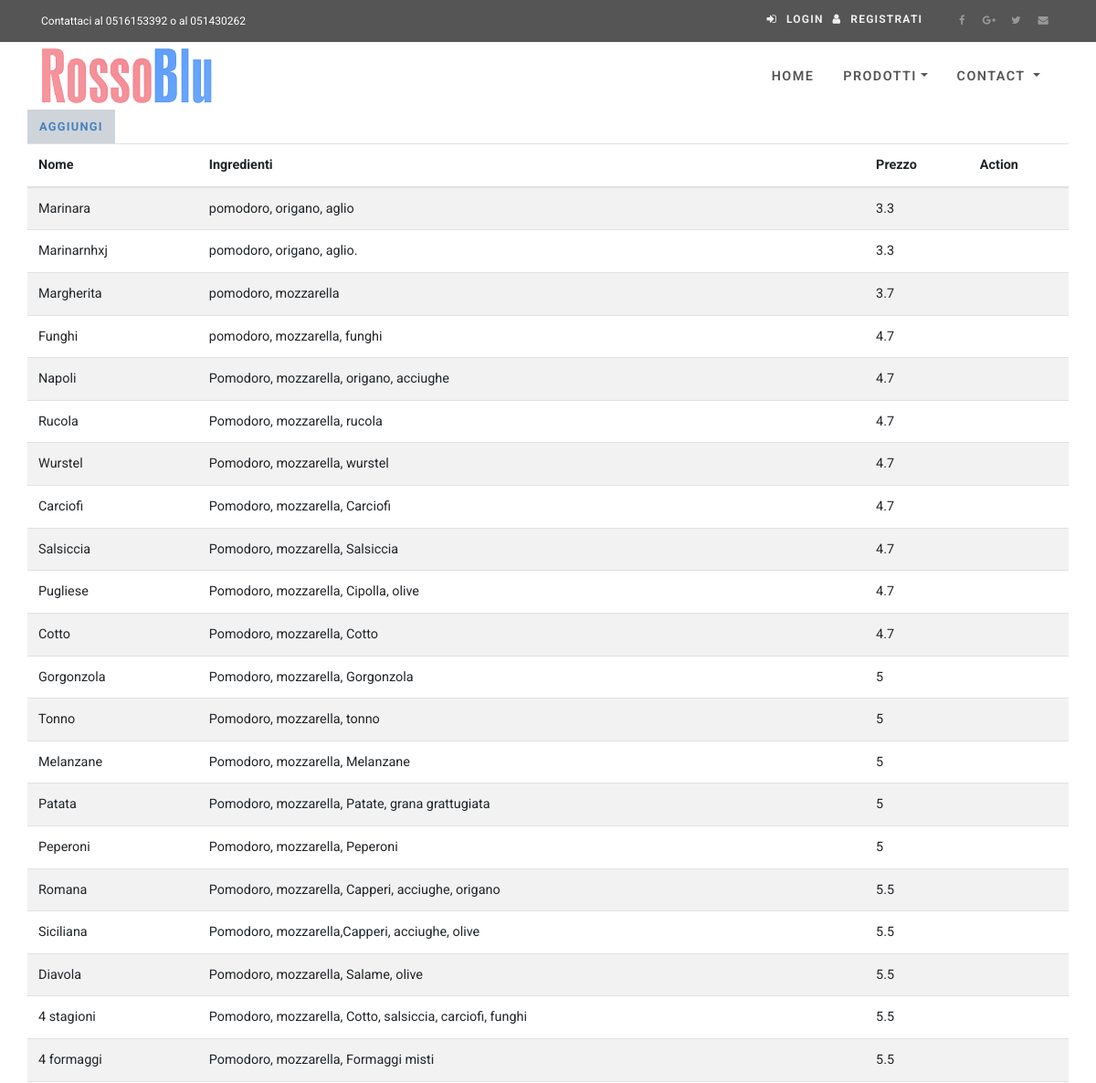
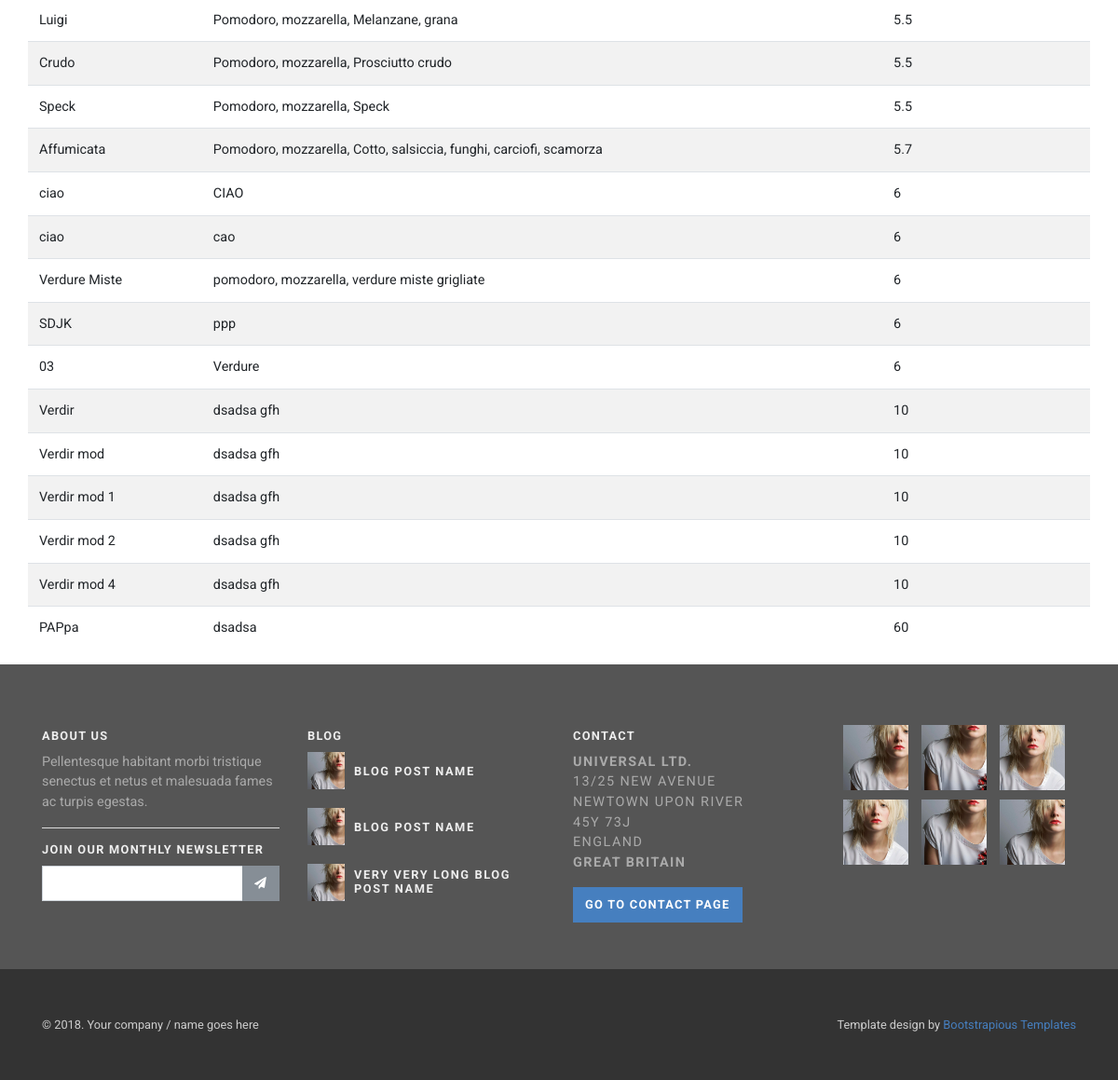
Page /admin/pizze/index.php on the committed database (2 pictures, top to bottom).
### tables this page shows
CREATE TABLE IF NOT EXISTS `Pizze` (
  `id` int(11) NOT NULL AUTO_INCREMENT,
  `nome_pizza` varchar(255) NOT NULL,
  `ingredienti` varchar(1024) NOT NULL,
  `prezzo` float NOT NULL,
  PRIMARY KEY (`id`)
);

### models/db.php (called while the page is built, shortened)
<?php
class DB{
    private $dbHost     = "localhost";
    private $dbUsername = "username";
    private $dbPassword = "password";
    private $dbName     = "pizzeria";
    public function __construct(){
        if(!isset($this->db)){
            $conn = new mysqli($this->dbHost, $this->dbUsername, $this->dbPassword, $this->dbName);
            if($conn->connect_error){
                die("Failed to connect with MySQL: " . $conn->connect_error);
            }else{
                $this->db = $conn;
            }
        }
    }
    public function getRows($table,$conditions = array()){
        $sql = 'SELECT ';
        $sql .= array_key_exists("select",$conditions)?$conditions['select']:'*';
        $sql .= ' FROM '.$table;
        if(array_key_exists("order_by",$conditions)){
            $sql .= ' ORDER BY '.$conditions['order_by'];
        }
        $result = $this->db->query($sql);
        if(array_key_exists("return_type",$conditions) && $conditions['return_type'] != 'all'){
            switch($conditions['return_type']){
                case 'count':
                    $data = $result->num_rows;
                    break;
                case 'single':
                    $data = $result->fetch_assoc();
                    break;
                default:
                    $data = '';
            }
        }else{
            if($result->num_rows > 0){
                while($row = $result->fetch_assoc()){
                    $data[] = $row;
                }
            }
        }
        return !empty($data)?$data:false;
    }
}
?>

### admin/pizze/index.php (the view, shortened to what this page needs)
<!DOCTYPE html>
<html lang="en">
<?php
    $homedir = substr($_SERVER['SCRIPT_FILENAME'],0,-strlen($_SERVER['SCRIPT_NAME']) );
    include $homedir.'/pizzeria2/head.php';
    require_once  $homedir.'/pizzeria2/models/db.php';
    $db = new DB();
    $pizze = $db->getRows('Pizze',array('order_by'=>'prezzo'));
?>
<body>
  <div id="wrapper">
    <?php include $homedir.'/pizzeria2/header.php';?>
    <section id="content">
      <div class="container">
        <div class="row">
            <a href="addEdit.php" class="btn btn-default">
                Aggiungi <span class="icon-plus" aria-hidden="true"></span>
            </a>
            <table class="table table-striped">
                <thead>
                    <tr>
                        <th>Nome</th>
                        <th>Ingredienti</th>
                        <th>Prezzo</th>
                        <th>Action</th>
                    </tr>
                </thead>
                <tbody id="userData">
                    <?php if(!empty($pizze)): $count = 0; foreach($pizze as $pizza): $count++; ?>
                    <tr>
                        <td><?php echo $pizza['nome_pizza']; ?></td>
                        <td><?php echo $pizza['ingredienti']; ?></td>
                        <td><?php echo $pizza['prezzo']; ?></td>
                        <td>
                        </td>
                    </tr>
                    <?php endforeach; else: ?>
                    <tr><td colspan="5">Nessun risultato</td></tr>
                    <?php endif; ?>
                </tbody>
            </table>
        </div>
      </div>
    </section>
   <?php include $homedir.'/pizzeria2/footer.php';?>
  </div>
</body>
</html>

### head.php (shortened to what this page needs)
<head>
    <link rel="stylesheet" href="vendor/bootstrap/css/bootstrap.min.css">
    <link rel="stylesheet" href="vendor/font-awesome/css/font-awesome.min.css">
    <link rel="stylesheet" href="vendor/bootstrap-select/css/bootstrap-select.min.css">
    <link rel="stylesheet" href="vendor/owl.carousel/assets/owl.carousel.css">
    <link rel="stylesheet" href="vendor/owl.carousel/assets/owl.theme.default.css">
    <link rel="stylesheet" href="css/style.blue.css" id="theme-stylesheet">
    <link rel="stylesheet" href="css/custom.css">
  </head>

### header.php (shortened to what this page needs)
 <?php
    $user = !empty($_SESSION['user'])?$_SESSION['user']:null;
?>
      <div class="top-bar">
        <div class="container">
          <div class="row d-flex align-items-center">
            <div class="col-md-6 d-md-block d-none">
              <p>Contattaci al 0516153392 o al 051430262</p>
            </div>
            <div class="col-md-6">
              <div class="d-flex justify-content-md-end justify-content-between">
                <?php if($user==null): ?>
                  <div class="login"><a href="#" data-toggle="modal" data-target="#login-modal" class="login-btn"><i class="fa fa-sign-in"></i><span class="d-none d-md-inline-block">Login</span></a><a href="register.php" class="signup-btn"><i class="fa fa-user"></i><span class="d-none d-md-inline-block">Registrati</span></a></div>
                <?php  else:?>
                <div>Salve <?php echo $user->username; ?></div>
                <?php endif; ?>
                <ul class="social-custom list-inline">
                  <li class="list-inline-item"><a href="#"><i class="fa fa-facebook"></i></a></li>
                  <li class="list-inline-item"><a href="#"><i class="fa fa-google-plus"></i></a></li>
                  <li class="list-inline-item"><a href="#"><i class="fa fa-twitter"></i></a></li>
                  <li class="list-inline-item"><a href="#"><i class="fa fa-envelope"></i></a></li>
                </ul>
              </div>
            </div>
          </div>
        </div>
      </div>
      <header class="nav-holder make-sticky">
        <div id="navbar" role="navigation" class="navbar navbar-expand-lg">
          <div class="container"><a href="index.php" class="navbar-brand home"><img src="img/logo.png" alt="Universal logo" class="d-none d-md-inline-block"></a>
            <div id="navigation" class="navbar-collapse collapse">
              <ul class="nav navbar-nav ml-auto">
                <li class="nav-item dropdown"><a href="/pizzeria2" >Home </a>
                </li>
                <li class="nav-item dropdown menu-large"><a href="#" data-toggle="dropdown" class="dropdown-toggle">Prodotti<b class="caret"></b></a>
                </li>
                <li class="nav-item dropdown"><a href="javascript: void(0)" data-toggle="dropdown" class="dropdown-toggle">Contact <b class="caret"></b></a>
                </li>
              </ul>
            </div>
          </div>
        </div>
      </header>

### footer.php (shortened to what this page needs)
<footer class="main-footer">
  <div class="container">
    <div class="row">
      <div class="col-lg-3">
        <h4 class="h6">About Us</h4>
        <p>Pellentesque habitant morbi tristique senectus et netus et malesuada fames ac turpis egestas.</p>
        <hr>
        <h4 class="h6">Join Our Monthly Newsletter</h4>
        <form>
          <div class="input-group">
            <input type="text" class="form-control">
            <div class="input-group-append">
              <button type="button" class="btn btn-secondary"><i class="fa fa-send"></i></button>
            </div>
          </div>
        </form>
      </div>
      <div class="col-lg-3">
        <h4 class="h6">Blog</h4>
        <ul class="list-unstyled footer-blog-list">
          <li class="d-flex align-items-center">
            <div class="image"><img src="img/detailsquare.jpg" alt="..." class="img-fluid"></div>
            <div class="text">
              <h5 class="mb-0"> <a href="post.html">Blog post name</a></h5>
            </div>
          </li>
          <li class="d-flex align-items-center">
            <div class="image"><img src="img/detailsquare.jpg" alt="..." class="img-fluid"></div>
            <div class="text">
              <h5 class="mb-0"> <a href="post.html">Blog post name</a></h5>
            </div>
          </li>
          <li class="d-flex align-items-center">
            <div class="image"><img src="img/detailsquare.jpg" alt="..." class="img-fluid"></div>
            <div class="text">
              <h5 class="mb-0"> <a href="post.html">Very very long blog post name</a></h5>
            </div>
          </li>
        </ul>
      </div>
      <div class="col-lg-3">
        <h4 class="h6">Contact</h4>
        <p class="text-uppercase"><strong>Universal Ltd.</strong><br>13/25 New Avenue <br>Newtown upon River <br>45Y 73J <br>England <br><strong>Great Britain</strong></p><a href="contact.html" class="btn btn-template-main">Go to contact page</a>
      </div>
      <div class="col-lg-3">
        <ul class="list-inline photo-stream">
          <li class="list-inline-item"><a href="#"><img src="img/detailsquare.jpg" alt="..." class="img-fluid"></a></li>
          <li class="list-inline-item"><a href="#"><img src="img/detailsquare2.jpg" alt="..." class="img-fluid"></a></li>
          <li class="list-inline-item"><a href="#"><img src="img/detailsquare3.jpg" alt="..." class="img-fluid"></a></li>
          <li class="list-inline-item"><a href="#"><img src="img/detailsquare3.jpg" alt="..." class="img-fluid"></a></li>
          <li class="list-inline-item"><a href="#"><img src="img/detailsquare2.jpg" alt="..." class="img-fluid"></a></li>
          <li class="list-inline-item"><a href="#"><img src="img/detailsquare.jpg" alt="..." class="img-fluid"></a></li>
        </ul>
      </div>
    </div>
  </div>
  <div class="copyrights">
    <div class="container">
      <div class="row">
        <div class="col-lg-4 text-center-md">
          <p>&copy; 2018. Your company / name goes here</p>
        </div>
        <div class="col-lg-8 text-right text-center-md">
          <p>Template design by <a href="https://bootstrapious.com/free-templates">Bootstrapious Templates </a></p>
        </div>
      </div>
    </div>
  </div>
</footer>

### css/style.blue.css (style rules this page uses)
a { -webkit-transition: all 0.3s !important; transition: all 0.3s !important; display: inline-block; }
button { cursor: pointer; }
strong { font-weight: 700; }
.text-uppercase { text-transform: uppercase; letter-spacing: 0.1em; }
.form-control { border-radius: 0; }
table { font-size: 0.9rem; }
.top-bar { background: #555; color: #fff; font-size: 0.9rem; padding: 10px 0; }
.top-bar p { margin-bottom: 0; font-size: 0.75rem; }
.top-bar ul { margin-bottom: 0; }
.top-bar a.login-btn, .top-bar a.signup-btn { color: #eee; text-transform: uppercase; letter-spacing: 0.1em; text-decoration: none !important; font-size: 0.75rem; font-weight: 700; margin-right: 10px; }
.top-bar a.login-btn i, .top-bar a.signup-btn i { margin-right: 10px; }
.top-bar ul.social-custom { margin-left: 20px; }
.top-bar ul.social-custom li { padding: 0; margin: 0; }
.top-bar ul.social-custom a { text-decoration: none !important; font-size: 0.7rem; width: 26px; height: 26px; line-height: 26px; color: #999; text-align: center; border-radius: 50%; margin: 0; }
#navbar { background: #fff; padding-top: 0; padding-bottom: 0; }
#navbar .menu-large { position: static !important; }
#navbar .navbar-nav > li > a { margin: 0; padding: 1.4rem 1rem 1.6rem; color: #555; font-weight: 600; text-transform: uppercase; letter-spacing: 0.1em; font-size: 0.9rem; text-decoration: none; border-top: .3rem solid transparent; }
.btn { text-transform: uppercase; letter-spacing: 0.1em; }
.btn-template-main { background: #467fbf; border: 1px solid #467fbf !important; color: #fff !important; border-radius: 0 !important; text-decoration: none; }
table tr td { vertical-align: middle !important; }
footer.main-footer { padding: 60px 0; padding-bottom: 0; background: #555; color: #fff; }
footer.main-footer a { color: inherit; color: #eee; }
footer.main-footer h4 { color: #eee; margin: 10px 0; text-transform: uppercase; letter-spacing: 0.1em; }
footer.main-footer p { font-size: 0.9rem; color: #aaa; }
footer.main-footer hr { border: none; border-top: 1px solid #ddd; background: none; }
footer.main-footer .footer-blog-list li { margin-bottom: 20px; }
footer.main-footer .image { width: 40px; height: 40px; margin-right: 10px; -ms-flex-negative: 0; flex-shrink: 0; }
footer.main-footer .text { text-transform: uppercase; letter-spacing: 0.1em; }
footer.main-footer .text a { font-size: 0.8rem; }
footer.main-footer .photo-stream li { margin: 0; }
footer.main-footer .photo-stream a { width: 80px; height: 80px; padding: 5px; display: block; }
footer.main-footer .copyrights { padding: 50px 0; background: #333; color: #ccc; margin-top: 50px; }
footer.main-footer .copyrights a { color: #467fbf; }
footer.main-footer .copyrights p { color: inherit; font-size: 0.8rem; margin-bottom: 0; }
.navbar { padding: 0.5rem 1rem; }
.navbar-brand { display: inline-block; padding-top: 0.3125rem; padding-bottom: 0.3125rem; margin-right: 1rem; font-size: 1.25rem; }
.btn { font-weight: 700; border: 1px solid transparent; padding: 0.5rem 0.75rem; font-size: 0.8rem; line-height: 1.5; border-radius: 0; -webkit-transition: color 0.15s ease-in-out, background-color 0.15s ease-in-out, border-color 0.15s ease-in-out, -webkit-box-shadow 0.15s ease-in-out; transition: color 0.15s ease-in-out, background-color 0.15s ease-in-out, border-color 0.15s ease-in-out, -webkit-box-shadow 0.15s ease-in-out; transition: color 0.15s ease-in-out, background-color 0.15s ease-in-out, border-color 0.15s ease-in-out, box-shadow 0.15s ease-in-out; transition: color 0.15s ease-in-out, background-color 0.15s ease-in-out, border-color 0.15s ease-in-out, box-shadow 0.15s ease-in-out, -webkit-box-shadow 0.15s ease-in-out; }
.btn-secondary { color: color-yiq(#868e96); background-color: #868e96; border-color: #868e96; }
.btn-default { color: color-yiq(#ced4da); background-color: #ced4da; border-color: #ced4da; }
body { font-family: "Roboto", Helvetica, Arial, sans-serif; font-size: 1rem; font-weight: 400; line-height: 1.5; color: #212529; background-color: #fff; }
a { color: #467fbf; text-decoration: none; }
h1, h2, h3, h4, h5, h6, .h1, .h2, .h3, .h4, .h5, .h6 { margin-bottom: 1rem; font-family: inherit; font-weight: 700; line-height: 1.1; color: inherit; }
h4, .h4 { font-size: 1.1rem; }
h5, .h5 { font-size: 1rem; }
h6, .h6 { font-size: 0.8rem; }
hr { border-top: 1px solid rgba(0, 0, 0, 0.1); }

### rows in the picture
pizze: nome_pizza "Marinara", ingredienti "pomodoro, origano, aglio", prezzo "3.3"
pizze: nome_pizza "Marinarnhxj", ingredienti "pomodoro, origano, aglio.", prezzo "3.3"
pizze: nome_pizza "Margherita", ingredienti "pomodoro, mozzarella", prezzo "3.7"
pizze: nome_pizza "Funghi", ingredienti "pomodoro, mozzarella, funghi", prezzo "4.7"
pizze: nome_pizza "Napoli", ingredienti "Pomodoro, mozzarella, origano, acciughe", prezzo "4.7"
pizze: nome_pizza "Rucola", ingredienti "Pomodoro, mozzarella, rucola", prezzo "4.7"
pizze: nome_pizza "Wurstel", ingredienti "Pomodoro, mozzarella, wurstel", prezzo "4.7"
pizze: nome_pizza "Carciofi", ingredienti "Pomodoro, mozzarella, Carciofi", prezzo "4.7"
pizze: nome_pizza "Salsiccia", ingredienti "Pomodoro, mozzarella, Salsiccia", prezzo "4.7"
pizze: nome_pizza "Pugliese", ingredienti "Pomodoro, mozzarella, Cipolla, olive", prezzo "4.7"
pizze: nome_pizza "Cotto", ingredienti "Pomodoro, mozzarella, Cotto", prezzo "4.7"
pizze: nome_pizza "Gorgonzola", ingredienti "Pomodoro, mozzarella, Gorgonzola", prezzo "5"
pizze: nome_pizza "Tonno", ingredienti "Pomodoro, mozzarella, tonno", prezzo "5"
pizze: nome_pizza "Melanzane", ingredienti "Pomodoro, mozzarella, Melanzane", prezzo "5"
pizze: nome_pizza "Patata", ingredienti "Pomodoro, mozzarella, Patate, grana grattugiata", prezzo "5"
pizze: nome_pizza "Peperoni", ingredienti "Pomodoro, mozzarella, Peperoni", prezzo "5"
pizze: nome_pizza "Romana", ingredienti "Pomodoro, mozzarella, Capperi, acciughe, origano", prezzo "5.5"
pizze: nome_pizza "Siciliana", ingredienti "Pomodoro, mozzarella,Capperi, acciughe, olive", prezzo "5.5"
pizze: nome_pizza "Diavola", ingredienti "Pomodoro, mozzarella, Salame, olive", prezzo "5.5"
pizze: nome_pizza "4 stagioni", ingredienti "Pomodoro, mozzarella, Cotto, salsiccia, carciofi, funghi", prezzo "5.5"
pizze: nome_pizza "4 formaggi", ingredienti "Pomodoro, mozzarella, Formaggi misti", prezzo "5.5"
pizze: nome_pizza "Luigi", ingredienti "Pomodoro, mozzarella, Melanzane, grana", prezzo "5.5"
pizze: nome_pizza "Crudo", ingredienti "Pomodoro, mozzarella, Prosciutto crudo", prezzo "5.5"
pizze: nome_pizza "Speck", ingredienti "Pomodoro, mozzarella, Speck", prezzo "5.5"
pizze: nome_pizza "Affumicata", ingredienti "Pomodoro, mozzarella, Cotto, salsiccia, funghi, carciofi, scamorza", prezzo "5.7"
pizze: nome_pizza "ciao", ingredienti "CIAO", prezzo "6"
pizze: nome_pizza "ciao", ingredienti "cao", prezzo "6"
pizze: nome_pizza "Verdure Miste", ingredienti "pomodoro, mozzarella, verdure miste grigliate", prezzo "6"
pizze: nome_pizza "SDJK", ingredienti "ppp", prezzo "6"
pizze: nome_pizza "03", ingredienti "Verdure", prezzo "6"
pizze: nome_pizza "Verdir", ingredienti "dsadsa gfh", prezzo "10"
pizze: nome_pizza "Verdir mod", ingredienti "dsadsa gfh", prezzo "10"
pizze: nome_pizza "Verdir mod 1", ingredienti "dsadsa gfh", prezzo "10"
pizze: nome_pizza "Verdir mod 2", ingredienti "dsadsa gfh", prezzo "10"
pizze: nome_pizza "Verdir mod 4", ingredienti "dsadsa gfh", prezzo "10"
pizze: nome_pizza "PAPpa", ingredienti "dsadsa", prezzo "60"
